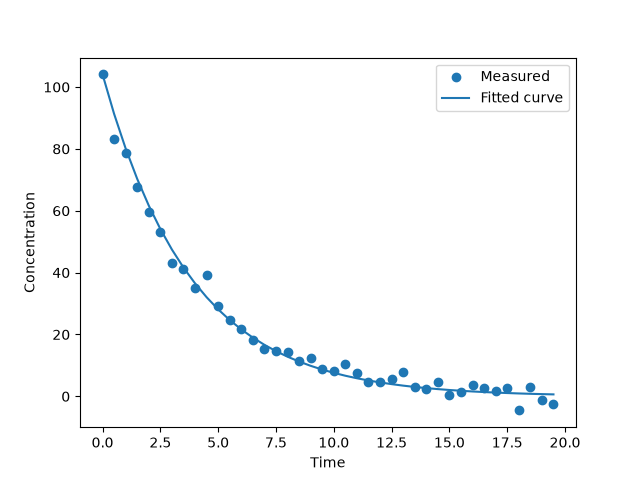

Here is the Python script that generated this plot:
import numpy as np
import matplotlib.pyplot as plt
from scipy.optimize import minimize

data = np.loadtxt("kinetics.csv", delimiter=",", skiprows=1)
t = data[:, 0]
C = data[:, 1]
C0 = C[0]

def total_error(k):
    return np.sum((C - C0 * np.exp(-k * t))**2)

result = minimize(total_error, x0=0.5, method="SLSQP", bounds=[(0, 5)])
k = result.x[0]

print("Fitted k:", k)

plt.scatter(t, C, label="Measured")
plt.plot(t, C0 * np.exp(-k * t), label="Fitted curve")
plt.xlabel("Time")
plt.ylabel("Concentration")
plt.legend()
plt.savefig("kinetics.png")
